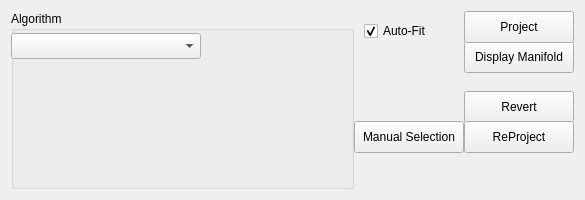
<?xml version="1.0" encoding="UTF-8"?>
<ui version="4.0">
 <class>optionsProjectWidget</class>
 <widget class="QWidget" name="optionsProjectWidget">
  <property name="geometry">
   <rect>
    <x>0</x>
    <y>0</y>
    <width>585</width>
    <height>200</height>
   </rect>
  </property>
  <property name="sizePolicy">
   <sizepolicy hsizetype="MinimumExpanding" vsizetype="MinimumExpanding">
    <horstretch>0</horstretch>
    <verstretch>0</verstretch>
   </sizepolicy>
  </property>
  <property name="windowTitle">
   <string>Classification</string>
  </property>
  <property name="autoFillBackground">
   <bool>false</bool>
  </property>
  <layout class="QHBoxLayout" name="horizontalLayout" stretch="1,0">
   <property name="spacing">
    <number>0</number>
   </property>
   <item>
    <widget class="QGroupBox" name="groupBox">
     <property name="title">
      <string>Algorithm</string>
     </property>
     <widget class="QComboBox" name="algoList">
      <property name="geometry">
       <rect>
        <x>0</x>
        <y>22</y>
        <width>190</width>
        <height>26</height>
       </rect>
      </property>
      <property name="font">
       <font>
        <pointsize>10</pointsize>
       </font>
      </property>
     </widget>
     <widget class="QWidget" name="algoWidget" native="true">
      <property name="geometry">
       <rect>
        <x>4</x>
        <y>47</y>
        <width>380</width>
        <height>141</height>
       </rect>
      </property>
     </widget>
    </widget>
   </item>
   <item>
    <widget class="QWidget" name="widget" native="true">
     <property name="minimumSize">
      <size>
       <width>220</width>
       <height>140</height>
      </size>
     </property>
     <widget class="QPushButton" name="manifoldButton">
      <property name="geometry">
       <rect>
        <x>110</x>
        <y>30</y>
        <width>110</width>
        <height>32</height>
       </rect>
      </property>
      <property name="font">
       <font>
        <pointsize>9</pointsize>
       </font>
      </property>
      <property name="toolTip">
       <string>&lt;html&gt;&lt;head/&gt;&lt;body&gt;&lt;p&gt;Learn projection and display learned manifold in source space.&lt;/p&gt;&lt;/body&gt;&lt;/html&gt;</string>
      </property>
      <property name="text">
       <string>Display Manifold</string>
      </property>
     </widget>
     <widget class="QPushButton" name="projectButton">
      <property name="geometry">
       <rect>
        <x>110</x>
        <y>0</y>
        <width>110</width>
        <height>32</height>
       </rect>
      </property>
      <property name="font">
       <font>
        <pointsize>9</pointsize>
       </font>
      </property>
      <property name="toolTip">
       <string>Project the current source data onto the </string>
      </property>
      <property name="text">
       <string>Project</string>
      </property>
     </widget>
     <widget class="QPushButton" name="manualTrainButton">
      <property name="geometry">
       <rect>
        <x>0</x>
        <y>110</y>
        <width>110</width>
        <height>32</height>
       </rect>
      </property>
      <property name="font">
       <font>
        <pointsize>9</pointsize>
       </font>
      </property>
      <property name="text">
       <string>Manual Selection</string>
      </property>
      <property name="checkable">
       <bool>true</bool>
      </property>
     </widget>
     <widget class="QCheckBox" name="fitCheck">
      <property name="geometry">
       <rect>
        <x>10</x>
        <y>10</y>
        <width>87</width>
        <height>20</height>
       </rect>
      </property>
      <property name="font">
       <font>
        <pointsize>9</pointsize>
       </font>
      </property>
      <property name="toolTip">
       <string>Fit window to data after Projecting or Reverting the data</string>
      </property>
      <property name="text">
       <string>Auto-Fit</string>
      </property>
      <property name="checked">
       <bool>true</bool>
      </property>
     </widget>
     <widget class="QPushButton" name="revertButton">
      <property name="geometry">
       <rect>
        <x>110</x>
        <y>80</y>
        <width>110</width>
        <height>32</height>
       </rect>
      </property>
      <property name="font">
       <font>
        <pointsize>9</pointsize>
       </font>
      </property>
      <property name="toolTip">
       <string>Restore source data (erases projection)</string>
      </property>
      <property name="text">
       <string>Revert</string>
      </property>
     </widget>
     <widget class="QPushButton" name="reprojectButton">
      <property name="geometry">
       <rect>
        <x>110</x>
        <y>110</y>
        <width>110</width>
        <height>32</height>
       </rect>
      </property>
      <property name="font">
       <font>
        <pointsize>9</pointsize>
       </font>
      </property>
      <property name="toolTip">
       <string>Reproject already projected data</string>
      </property>
      <property name="text">
       <string>ReProject</string>
      </property>
     </widget>
    </widget>
   </item>
  </layout>
 </widget>
 <resources/>
 <connections/>
</ui>
